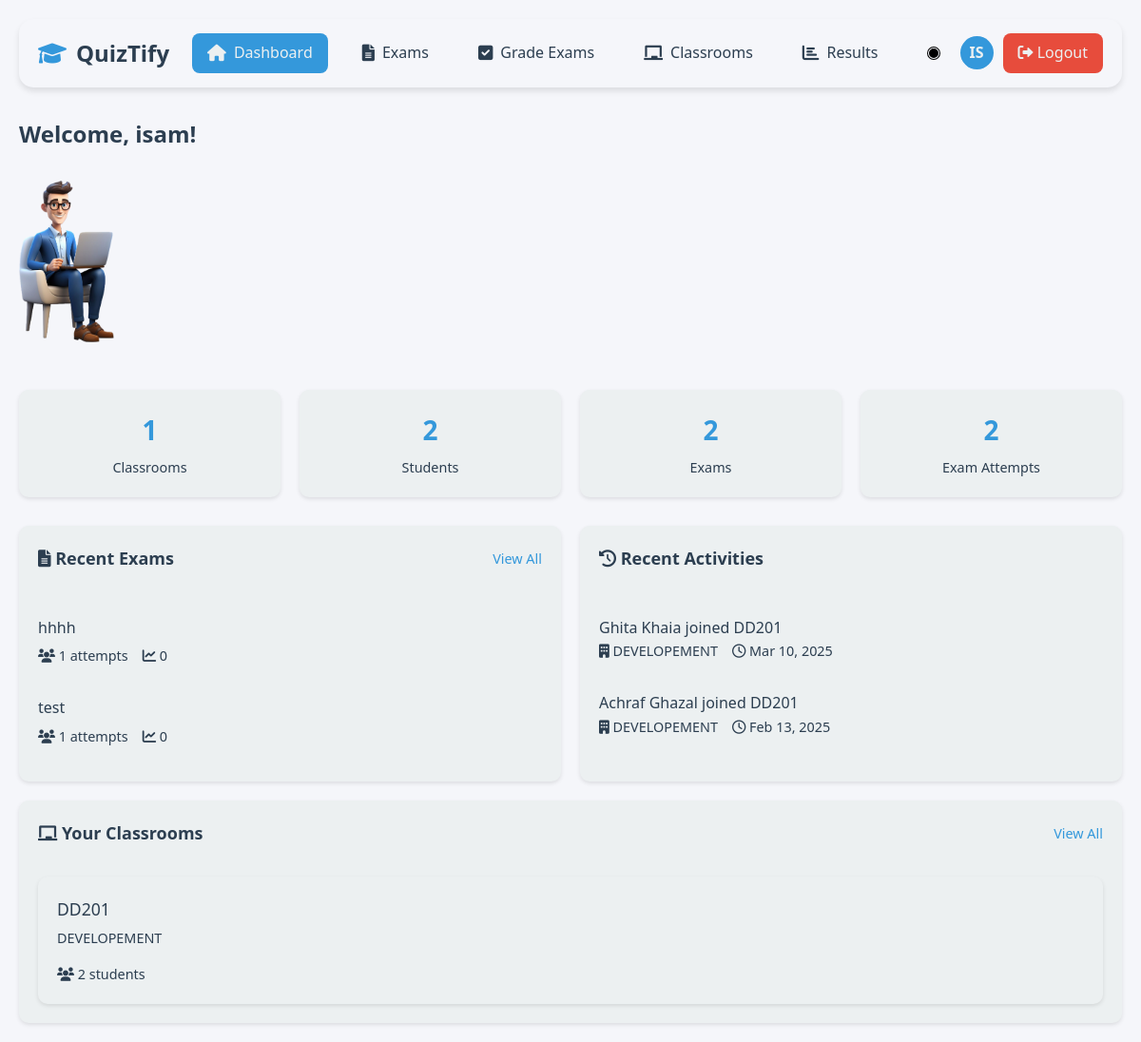
Before: /teacher/dashboard.php (signed in) with the older database file.
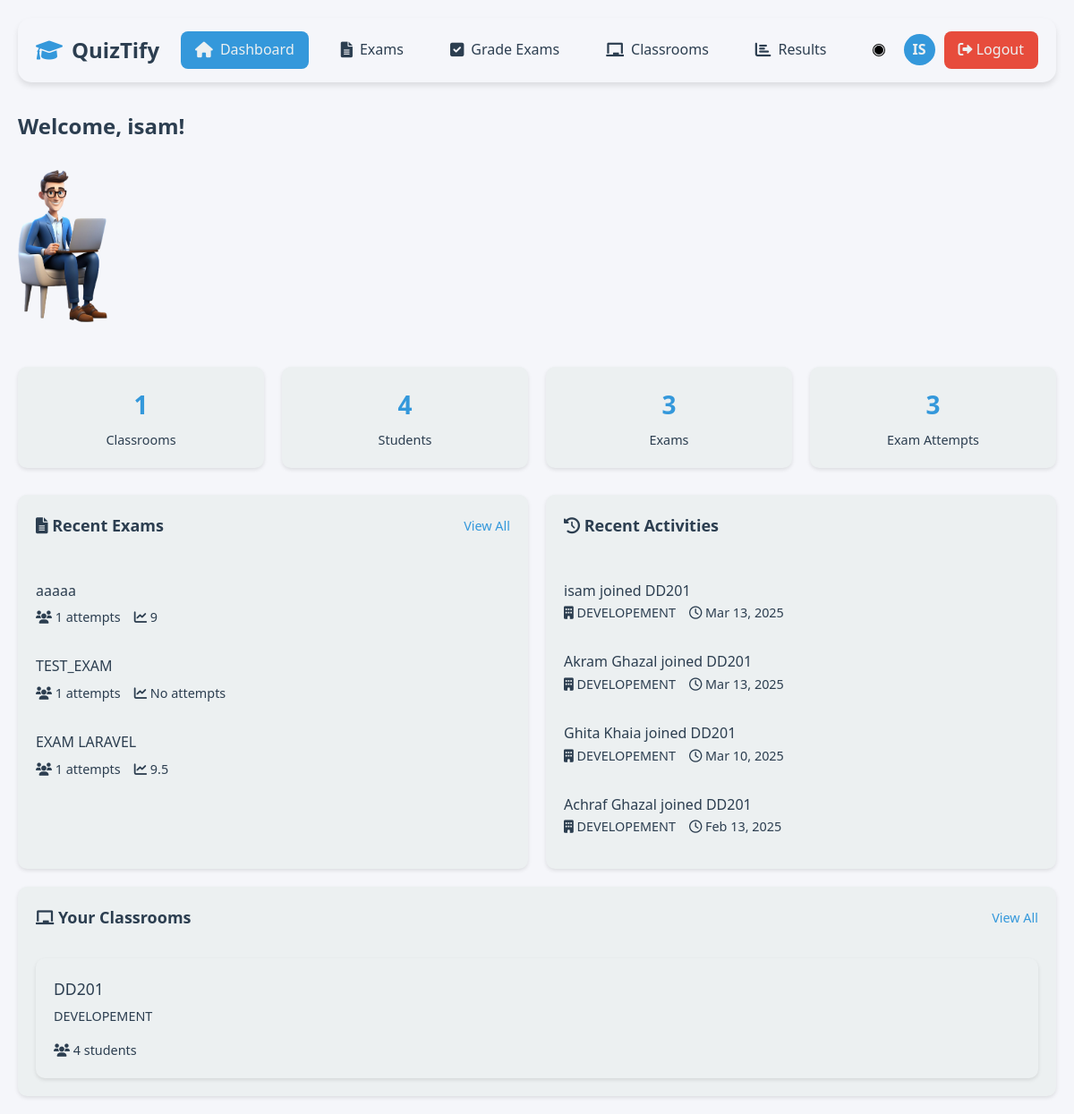
After: the same page with the newer database file.
### tables this page shows
CREATE TABLE `exams` (
  `id` int(11) NOT NULL,
  `title` varchar(255) NOT NULL,
  `description` text DEFAULT NULL,
  `is_published` tinyint(1) NOT NULL DEFAULT 0,
  `start_date` datetime NOT NULL,
  `end_date` datetime NOT NULL,
  `created_by` int(11) NOT NULL,
  `created_at` timestamp NOT NULL DEFAULT current_timestamp(),
  `total_points` enum('10','20','40','100') NOT NULL DEFAULT '10',
  `attempts_allowed` int(11) NOT NULL DEFAULT 1,
  `passing_score` int(11) NOT NULL DEFAULT 60,
  `has_timer` tinyint(1) DEFAULT 0,
  `duration_minutes` int(11) DEFAULT NULL
);

CREATE TABLE `classroom_students` (
  `id` int(11) NOT NULL,
  `classroom_id` int(11) NOT NULL,
  `student_id` int(11) NOT NULL,
  `joined_at` timestamp NOT NULL DEFAULT current_timestamp()
);

CREATE TABLE `users` (
  `id` int(11) NOT NULL,
  `username` varchar(50) NOT NULL,
  `password` varchar(255) NOT NULL,
  `email` varchar(100) NOT NULL,
  `role` enum('admin','teacher','student') NOT NULL DEFAULT 'student',
  `department` varchar(100) DEFAULT NULL,
  `status` enum('active','inactive') NOT NULL DEFAULT 'active',
  `full_name` varchar(100) NOT NULL,
  `created_at` timestamp NOT NULL DEFAULT current_timestamp(),
  `last_login` timestamp NULL DEFAULT NULL,
  `classroom_id` int(11) DEFAULT NULL,
  `is_approved` tinyint(1) DEFAULT 0
);

CREATE TABLE `classrooms` (
  `id` int(11) NOT NULL,
  `teacher_id` int(11) NOT NULL,
  `name` varchar(100) NOT NULL,
  `department` varchar(100) NOT NULL,
  `description` text DEFAULT NULL,
  `created_at` timestamp NOT NULL DEFAULT current_timestamp()
);

### teacher/dashboard.php (the view, shortened to what this page needs)
<?php
$conn = getDBConnection();
$userId = $_SESSION['user_id'];
try {
    $stmt = $conn->prepare("
        SELECT
            (SELECT COUNT(*) FROM exams WHERE created_by = ?) as total_exams,
            (SELECT COUNT(*) FROM classrooms WHERE teacher_id = ?) as total_classrooms,
            (SELECT COUNT(DISTINCT student_id)
             FROM classroom_students cs
             JOIN classrooms c ON cs.classroom_id = c.id
             WHERE c.teacher_id = ?) as total_students,
            (SELECT COUNT(*)
             FROM exam_attempts ea
             JOIN exams e ON ea.exam_id = e.id
             WHERE e.created_by = ?) as total_attempts
    ");
    $stmt->execute([$userId, $userId, $userId, $userId]);
    $stats = $stmt->fetch(PDO::FETCH_ASSOC);
    $stmt = $conn->prepare("
        SELECT
            e.*,
            COUNT(DISTINCT ea.id) as attempt_count,
            AVG(ea.score) as average_score
        FROM exams e
        LEFT JOIN exam_attempts ea ON e.id = ea.exam_id
        WHERE e.created_by = ?
        GROUP BY e.id
        ORDER BY e.created_at DESC
        LIMIT 5
    ");
    $stmt->execute([$userId]);
    $recent_exams = $stmt->fetchAll(PDO::FETCH_ASSOC);
    $stmt = $conn->prepare("
        SELECT
            c.name as classroom_name,
            c.department,
            u.full_name as student_name,
            cs.joined_at
        FROM classroom_students cs
        JOIN classrooms c ON cs.classroom_id = c.id
        JOIN users u ON cs.student_id = u.id
        WHERE c.teacher_id = ?
        ORDER BY cs.joined_at DESC
        LIMIT 5
    ");
    $stmt->execute([$userId]);
    $recent_activities = $stmt->fetchAll(PDO::FETCH_ASSOC);
    $stmt = $conn->prepare("
        SELECT
            c.*,
            COUNT(DISTINCT cs.student_id) as student_count
        FROM classrooms c
        LEFT JOIN classroom_students cs ON c.id = cs.classroom_id
        WHERE c.teacher_id = ?
        GROUP BY c.id
        ORDER BY c.created_at DESC
        LIMIT 4
    ");
    $stmt->execute([$userId]);
    $classrooms = $stmt->fetchAll(PDO::FETCH_ASSOC);
} catch (PDOException $e) {
    error_log("Error in dashboard.php: " . $e->getMessage());
    setFlashMessage('error', 'An error occurred while loading dashboard data.');
}
?>
<!DOCTYPE html>
<html lang="en">
<head>
    <link rel="stylesheet" href="https://cdnjs.cloudflare.com/ajax/libs/font-awesome/6.0.0/css/all.min.css">
</head>
<body>
    <div class="container">
        <?php include '../includes/teacher-nav.php'; ?>
        <div class="dashboard-header">
            <h1>Welcome, <?php echo htmlspecialchars($_SESSION['full_name'] ?? 'Teacher'); ?>!</h1>
            <img src="../pictures/prof1.png" alt="Exam Dashboard" class="dashboard-image">
        </div>
        <div class="stats-grid">
            <div class="stat-card">
                <div class="stat-value"><?php echo $stats['total_classrooms']; ?></div>
                <div class="stat-label">Classrooms</div>
            </div>
            <div class="stat-card">
                <div class="stat-value"><?php echo $stats['total_students']; ?></div>
                <div class="stat-label">Students</div>
            </div>
            <div class="stat-card">
                <div class="stat-value"><?php echo $stats['total_exams']; ?></div>
                <div class="stat-label">Exams</div>
            </div>
            <div class="stat-card">
                <div class="stat-value"><?php echo $stats['total_attempts']; ?></div>
                <div class="stat-label">Exam Attempts</div>
            </div>
        </div>
        <div class="dashboard-grid">
            <div class="dashboard-card">
                <div class="card-header">
                    <h2><i class="fas fa-file-alt"></i> Recent Exams</h2>
                    <a href="exams.php" class="view-all">View All</a>
                </div>
                <?php if (empty($recent_exams)): ?>
                    <p>No exams created yet.</p>
                <?php else: ?>
                    <ul class="exam-list">
                        <?php foreach ($recent_exams as $exam): ?>
                            <li class="exam-item">
                                <div class="exam-title"><?php echo htmlspecialchars($exam['title']); ?></div>
                                <div class="exam-meta">
                                    <span><i class="fas fa-users"></i> <?php echo $exam['attempt_count']; ?> attempts</span>
                                    <span><i class="fas fa-chart-line"></i>
                                        <?php echo $exam['average_score'] ? round($exam['average_score'], 1) . '' : 'No attempts'; ?>
                                    </span>
                                </div>
                            </li>
                        <?php endforeach; ?>
                    </ul>
                <?php endif; ?>
            </div>
            <div class="dashboard-card">
                <div class="card-header">
                    <h2><i class="fas fa-history"></i> Recent Activities</h2>
                </div>
                <?php if (empty($recent_activities)): ?>
                    <p>No recent activities.</p>
                <?php else: ?>
                    <ul class="activity-list">
                        <?php foreach ($recent_activities as $activity): ?>
                            <li class="activity-item">
                                <div class="activity-title">
                                    <?php echo htmlspecialchars($activity['student_name']); ?>
                                    joined <?php echo htmlspecialchars($activity['classroom_name']); ?>
                                </div>
                                <div class="activity-meta">
                                    <span><i class="fas fa-building"></i> <?php echo htmlspecialchars($activity['department']); ?></span>
                                    <span><i class="far fa-clock"></i>
                                        <?php echo date('M j, Y', strtotime($activity['joined_at'])); ?>
                                    </span>
                                </div>
                            </li>
                        <?php endforeach; ?>
                    </ul>
                <?php endif; ?>
            </div>
        </div>
        <div class="dashboard-card" style="margin-top: 20px;">
            <div class="card-header">
                <h2><i class="fas fa-chalkboard"></i> Your Classrooms</h2>
                <a href="classrooms.php" class="view-all">View All</a>
            </div>
            <?php if (empty($classrooms)): ?>
                <p>No classrooms created yet.</p>
            <?php else: ?>
                <div class="classroom-grid">
                    <?php foreach ($classrooms as $classroom): ?>
                        <div class="classroom-card">
                            <div class="classroom-header">
                                <div class="classroom-name"><?php echo htmlspecialchars($classroom['name']); ?></div>
                                <div class="classroom-department"><?php echo htmlspecialchars($classroom['department']); ?></div>
                            </div>
                            <div class="classroom-stats">
                                <span><i class="fas fa-users"></i> <?php echo $classroom['student_count']; ?> students</span>
                            </div>
                        </div>
                    <?php endforeach; ?>
                </div>
            <?php endif; ?>
        </div>
    </div>
</body>
</html>

### includes/teacher-nav.php (shortened to what this page needs)
<?php
$current_page = basename($_SERVER['PHP_SELF']);
$userInitials = isset($_SESSION['full_name']) ? strtoupper(substr($_SESSION['full_name'], 0, 2)) : 'T';
?>
<nav class="navbar">
    <div class="nav-container">
        <a href="dashboard.php" class="nav-brand">
            <i class="fas fa-graduation-cap"></i>
            QuizTify
        </a>
        <div class="nav-links">
            <a href="dashboard.php" class="nav-link <?php echo $current_page === 'dashboard.php' ? 'active' : ''; ?>">
                <i class="fas fa-home"></i>
                Dashboard
            </a>
            <a href="exams.php" class="nav-link <?php echo in_array($current_page, ['exams.php', 'view-exam.php', 'view-attempt.php']) ? 'active' : ''; ?>">
                <i class="fas fa-file-alt"></i>
                Exams
            </a>
            <a href="exam-grades.php" class="nav-link <?php echo $current_page === 'exam-grades.php' ? 'active' : ''; ?>">
                <i class="fas fa-check-square"></i>
                Grade Exams
            </a>
            <a href="classrooms.php" class="nav-link <?php echo $current_page === 'classrooms.php' ? 'active' : ''; ?>">
                <i class="fas fa-chalkboard"></i>
                Classrooms
            </a>
            <a href="results.php" class="nav-link <?php echo $current_page === 'results.php' ? 'active' : ''; ?>">
                <i class="fas fa-chart-bar"></i>
                Results
            </a>
        </div>
        <div class="user-menu">
            <button id="theme-toggle" class="theme-toggle" title="Toggle Dark Mode">
                <i class="fas fa-moon"></i>
            </button>
            <div class="user-avatar">
                <?php echo $userInitials; ?>
            </div>
            <a href="../logout.php" class="logout-btn">
                <i class="fas fa-sign-out-alt"></i>
                Logout
            </a>
        </div>
    </div>
</nav>

### teacher/dashboard.php (style rules this page uses)
:root { --primary-color: #2c3e50; --secondary-color: #3498db; --success-color: #2ecc71; --danger-color: #e74c3c; --warning-color: #f1c40f; --light-color: #ecf0f1; --dark-color: #2c3e50; --background-color: #f5f6fa; --text-color: #2c3e50; }
* { margin: 0; padding: 0; box-sizing: border-box; }
body { font-family: 'Segoe UI', Tahoma, Geneva, Verdana, sans-serif; line-height: 1.6; background-color: var(--background-color); color: var(--text-color); }
.container { max-width: 1200px; margin: 0 auto; padding: 20px; }
.dashboard-header { margin-bottom: 30px; }
.dashboard-header h1 { font-size: 24px; color: var(--primary-color); margin-bottom: 10px; }
.stats-grid { display: grid; grid-template-columns: repeat(auto-fit, minmax(200px, 1fr)); gap: 20px; margin-bottom: 30px; }
.stat-card { background: var(--light-color); border-radius: 10px; padding: 20px; box-shadow: 0 2px 4px rgba(0,0,0,0.1); text-align: center; transition: transform 0.2s; }
.stat-value { font-size: 28px; font-weight: bold; color: var(--secondary-color); margin-bottom: 5px; }
.stat-label { color: var(--text-color); font-size: 0.9rem; }
.dashboard-grid { display: grid; grid-template-columns: repeat(auto-fit, minmax(300px, 1fr)); gap: 20px; }
.dashboard-card { background: var(--light-color); border-radius: 10px; padding: 20px; box-shadow: 0 2px 4px rgba(0,0,0,0.1); }
.card-header { display: flex; justify-content: space-between; align-items: center; margin-bottom: 20px; padding-bottom: 10px; border-bottom: 1px solid var(--light-color); }
.card-header h2 { font-size: 18px; color: var(--primary-color); }
.view-all { color: var(--secondary-color); text-decoration: none; font-size: 0.9rem; }
.exam-list, .activity-list { list-style: none; }
.exam-item, .activity-item { padding: 15px 0; border-bottom: 1px solid var(--light-color); }
.exam-title { font-weight: 500; margin-bottom: 5px; }
.exam-meta, .activity-meta { color: var(--text-color); font-size: 0.9rem; display: flex; gap: 15px; }
.classroom-grid { display: grid; grid-template-columns: repeat(auto-fit, minmax(250px, 1fr)); gap: 20px; }
.classroom-card { background: var(--light-color); border-radius: 10px; padding: 20px; box-shadow: 0 2px 4px rgba(0,0,0,0.1); }
.classroom-header { margin-bottom: 15px; }
.classroom-name { font-size: 1.1rem; font-weight: 500; color: var(--primary-color); margin-bottom: 5px; }
.classroom-department { color: var(--text-color); font-size: 0.9rem; }
.classroom-stats { display: flex; gap: 15px; margin-top: 10px; color: var(--text-color); font-size: 0.9rem; }
.dashboard-image { max-width: 100px; height: auto; margin: 20px 0; }

### includes/teacher-nav.php (style rules this page uses)
:root { --primary-color: #2c3e50; --secondary-color: #3498db; --success-color: #2ecc71; --danger-color: #e74c3c; --warning-color: #f1c40f; --light-color: #ecf0f1; --dark-color: #2c3e50; --background-color: #f5f6fa; --text-color: #2c3e50; }
.navbar { background: var(--background-color); padding: 15px 0; margin-bottom: 30px; border-radius: 15px; box-shadow: 0 4px 6px rgba(0, 0, 0, 0.1); }
.nav-container { display: flex; justify-content: space-between; align-items: center; padding: 0 20px; max-width: 1200px; margin: 0 auto; }
.nav-brand { display: flex; align-items: center; gap: 10px; text-decoration: none; color: var(--primary-color); font-size: 1.5rem; font-weight: bold; }
.nav-brand i { color: var(--secondary-color); }
.nav-links { display: flex; gap: 20px; align-items: center; }
.nav-link { text-decoration: none; color: var(--text-color); padding: 8px 16px; border-radius: 8px; transition: all 0.3s ease; display: flex; align-items: center; gap: 8px; }
.nav-link.active { background: var(--secondary-color); color: var(--light-color); }
.nav-link i { font-size: 1.1rem; }
.user-menu { display: flex; align-items: center; gap: 10px; }
.user-avatar { width: 35px; height: 35px; background: var(--secondary-color); border-radius: 50%; display: flex; align-items: center; justify-content: center; color: var(--light-color); font-weight: bold; }
.logout-btn { padding: 8px 16px; border: none; background: var(--danger-color); color: var(--light-color); border-radius: 8px; cursor: pointer; transition: all 0.3s ease; text-decoration: none; }
#theme-toggle { padding: 8px; border: none; background: transparent; color: var(--text-color); border-radius: 50%; cursor: pointer; transition: all 0.3s ease; display: flex; align-items: center; justify-content: center; width: 36px; height: 36px; }
#theme-toggle i { font-size: 1.2rem; }

Changed rows visible on the page:
removed exams: title "hhhh", attempt_count "1", average_score "0"
removed exams: title "test", attempt_count "1", average_score "0"
added exams: title "aaaaa", attempt_count "1", average_score "9"
added exams: title "TEST_EXAM", attempt_count "1", shows "No attempts"
added exams: title "EXAM LARAVEL", attempt_count "1", average_score "9.5"
added classroom_students: student.full_name "isam", classroom.name "DD201", classroom.department "DEVELOPEMENT", joined_at "Mar 13, 2025"
added classroom_students: student.full_name "Akram Ghazal", classroom.name "DD201", classroom.department "DEVELOPEMENT", joined_at "Mar 13, 2025"
computed for classrooms "DD201": student_count "2" → "4"
Other visible differences:
$stats['total_students']: "2" → "4"
$stats['total_exams']: "2" → "3"
$stats['total_attempts']: "2" → "3"
